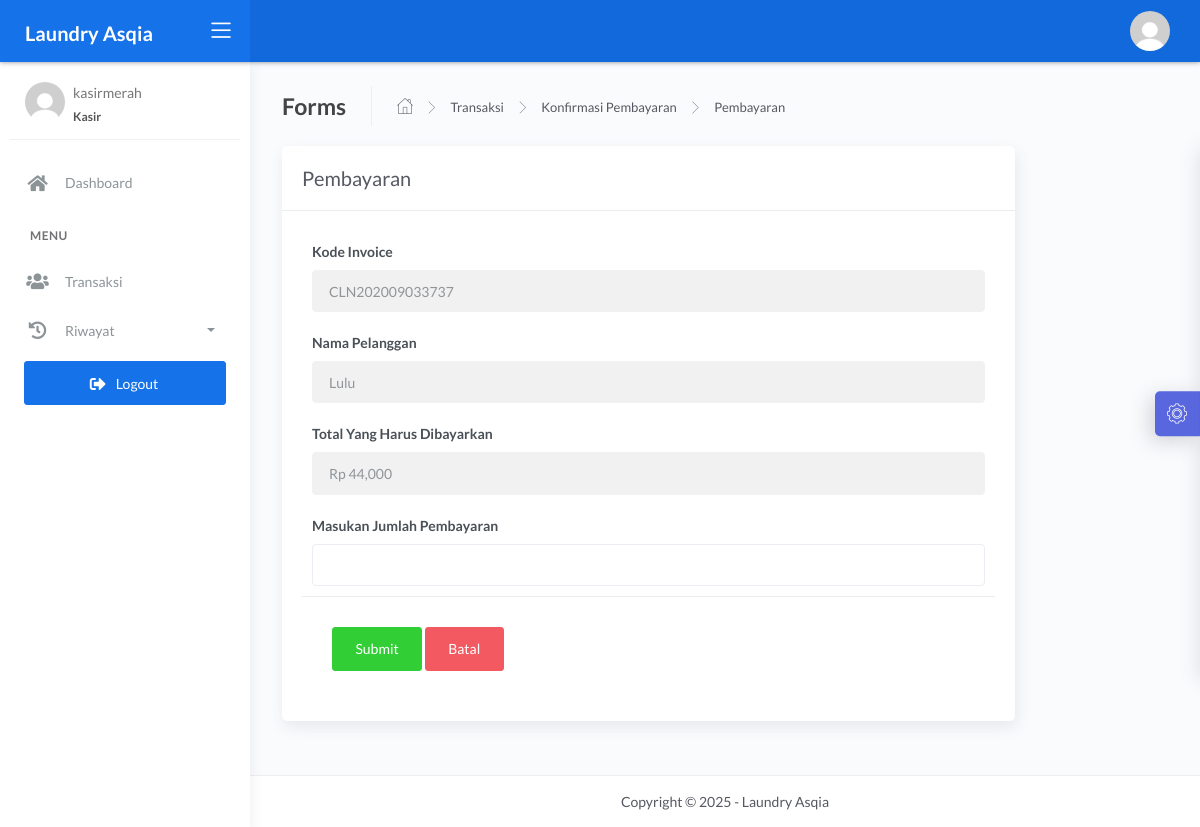
The app's page /kasir/bayar.php?id=36 (signed in) with its own data.
### tables this page shows
CREATE TABLE `transaksi` (
  `id_transaksi` INT(11) NOT NULL AUTO_INCREMENT,
  `outlet_id` INT(11) NOT NULL,
  `kode_invoice` VARCHAR(50) NOT NULL,
  `id_pelanggan` INT(11) NOT NULL,
  `tgl` DATETIME NOT NULL DEFAULT CURRENT_TIMESTAMP,
  `batas_waktu` DATETIME NOT NULL,
  `tgl_pembayaran` DATETIME DEFAULT NULL,
  `biaya_tambahan` INT(11) NOT NULL DEFAULT 0,
  `diskon` DECIMAL(5,2) NOT NULL DEFAULT 0.00,
  `pajak` INT(11) NOT NULL DEFAULT 0,
  `status` ENUM('baru','proses','selesai','diambil') NOT NULL DEFAULT 'baru',
  `status_bayar` ENUM('dibayar','belum') NOT NULL DEFAULT 'belum',
  `antar_jemput` ENUM('gratis','bayar','ambil_sendiri') NOT NULL DEFAULT 'ambil_sendiri',
  `id_user` INT(11) DEFAULT NULL,
  PRIMARY KEY (`id_transaksi`),
  KEY `id_pelanggan` (`id_pelanggan`),
  KEY `outlet_id` (`outlet_id`),
  KEY `id_user` (`id_user`)
);

CREATE TABLE `pelanggan` (
  `id_pelanggan` int(11) NOT NULL,
  `nama_pelanggan` varchar(228) NOT NULL,
  `alamat_pelanggan` text NOT NULL,
  `jenis_kelamin` enum('L','P') NOT NULL,
  `telp_pelanggan` varchar(15) NOT NULL,
  `no_ktp` varchar(30) NOT NULL
);

CREATE TABLE `detail_transaksi` (
  `id_detail` int(11) NOT NULL,
  `id_transaksi` int(11) NOT NULL,
  `id_paket` int(11) DEFAULT NULL,
  `qty` double NOT NULL,
  `total_harga` double NOT NULL,
  `keterangan` text NOT NULL,
  `total_bayar` int(11) NOT NULL
);

### kasir/bayar.php (the view, shortened to what this page needs)
<?php
$title = 'Pembayaran';
require 'koneksi.php';
$query = mysqli_query($conn, "SELECT transaksi.*, pelanggan.nama_pelanggan, detail_transaksi.total_harga FROM transaksi INNER JOIN pelanggan ON pelanggan.id_pelanggan = transaksi.id_pelanggan INNER JOIN detail_transaksi ON detail_transaksi.id_transaksi = transaksi.id_transaksi WHERE transaksi.id_transaksi = " . $_GET['id']);
$data = mysqli_fetch_assoc($query);
require 'header.php';
?>
<div class="content">
    <div class="page-inner">
        <div class="page-header">
            <h4 class="page-title">Forms</h4>
            <ul class="breadcrumbs">
                <li class="nav-home">
                    <a href="index.php">
                        <i class="flaticon-home"></i>
                    </a>
                </li>
                <li class="separator">
                    <i class="flaticon-right-arrow"></i>
                </li>
                <li class="nav-item">
                    <a href="transaksi.php">Transaksi</a>
                </li>
                <li class="separator">
                    <i class="flaticon-right-arrow"></i>
                </li>
                <li class="nav-item">
                    <a href="konfirmasi.php">Konfirmasi Pembayaran</a>
                </li>
                <li class="separator">
                    <i class="flaticon-right-arrow"></i>
                </li>
                <li class="nav-item">
                    <a href="#"><?= $title; ?></a>
                </li>
            </ul>
        </div>
        <div class="row">
            <div class="col-md-10">
                <div class="card">
                    <div class="card-header">
                        <div class="card-title"><?= $title; ?></div>
                    </div>
                    <form action="bayar.php?id=<?= $data['id_transaksi']; ?>" id="form-submit" method="POST">
                        <div class="card-body">
                            <div class="form-group">
                                <label for="largeInput">Kode Invoice</label>
                                <input type="text" name="kode_invoice" class="form-control form-control" id="defaultInput" value="<?= $data['kode_invoice']; ?>" readonly>
                            </div>
                            <div class="form-group">
                                <label for="largeInput">Nama Pelanggan</label>
                                <input type="text" name="nama_pelanggan" class="form-control form-control" id="defaultInput" value="<?= $data['nama_pelanggan']; ?>" readonly>
                            </div>
                            <div class="form-group">
                                <label for="largeInput">Total Yang Harus Dibayarkan</label>
                                <input type="text" name="total_harga" class="form-control form-control" id="defaultInput" value="<?= 'Rp ' . number_format($data['total_harga']); ?>" readonly>
                            </div>
                            <div class="form-group">
                                <label for="largeInput">Masukan Jumlah Pembayaran</label>
                                <input type="number" name="total_bayar" id="total_bayar" class="form-control form-control" id="defaultInput" value="">
                            </div>
                            <div class="card-action">
                                <button type="submit" name="btn-simpan" class="btn btn-success">Submit</button>
                                <a href="javascript:void(0)" onclick="window.history.back();" class="btn btn-danger">Batal</a>
                            </div>
                    </form>
                </div>
            </div>
        </div>
    </div>
</div>
<?php require 'footer.php'; ?>

### records on screen
transaksi: kode_invoice "CLN202009033737", nama_pelanggan "Lulu", total_harga "Rp 44,000"

### other values on screen
$_SESSION['username'] "kasirmerah"
$title "Pembayaran"
